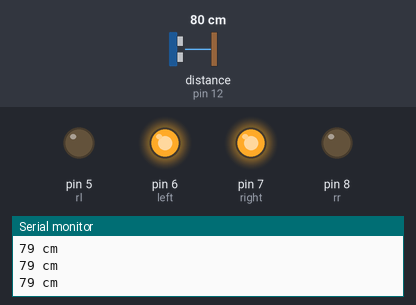
A sketch run on a simulated Arduino Uno, built with avr-gcc and run on an emulated ATmega328P. Shown: output pins drawn as LEDs (lit = HIGH), the last lines printed to the serial monitor. Wiring (inferred from the names in the program): ultrasonic range finder: trigger pin 9; echo pin 12. Dashed ring = blinking. The inputs (shaded band) are chosen by the test bench; at power-on: distance to the obstacle (sensor on pin 12) 80 cm. The echo pulse lasts 58.3 µs per cm; pins used as bus, display or sensor lines are not drawn.

Above: at 1.2 s.
1.3 s: distance to the obstacle (sensor on pin 12) set to 45 cm
2.8 s: distance to the obstacle (sensor on pin 12) set to 36 cm
At 3.12 s:
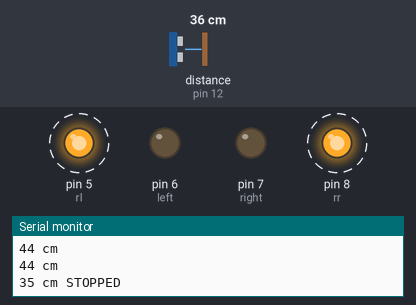
Timing chart, 0 to 11.8 s (numbered marks = the images above; inputs shaded):
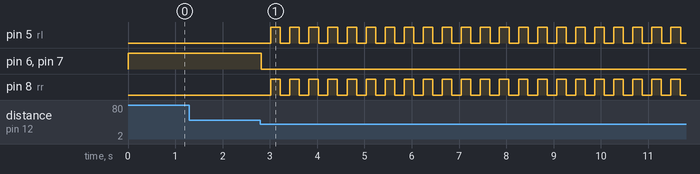

The sketch:

CarU1.ino
```cpp
#define trigPin 9
#define echoPin 12
#define left 6
#define right 7
#define rr 8
#define rl 5


void setup() {
  Serial.begin (9600);
  pinMode(trigPin, OUTPUT);
  pinMode(echoPin, INPUT);
  pinMode(left, OUTPUT);
  pinMode(right, OUTPUT);
    pinMode(rl, OUTPUT);
  pinMode(rr, OUTPUT);


}

void loop() {


  long duration, distance, distancee;
  digitalWrite(trigPin, LOW);
  delayMicroseconds(1);
  digitalWrite(trigPin, HIGH);

  delayMicroseconds(1);
  digitalWrite(trigPin, LOW);
  duration = pulseIn(echoPin, HIGH);
  distance = (duration/2) / 29.1;
  digitalWrite(rr,LOW);
  digitalWrite(rl,LOW);
  digitalWrite(right,LOW);
  digitalWrite(left,LOW);

  if (distance < 40 || distance > 3411) {    //optional for error 3411
     Serial.print(distance);
    Serial.println(" cm STOPPED");

    digitalWrite(right,LOW);
    digitalWrite(left,LOW);
      digitalWrite(rr,LOW);
  digitalWrite(rl,LOW);

  delay(200);

  digitalWrite(rr,HIGH);
    digitalWrite(rl,HIGH);
      digitalWrite(right,LOW);
  digitalWrite(left,LOW);
  delay(200);


      digitalWrite(left,LOW);
    digitalWrite(rr,LOW);
  digitalWrite(rl,HIGH);
  digitalWrite(right,HIGH);

}


else {


    Serial.print(distance);
    Serial.println(" cm");
     digitalWrite(right,HIGH);
    digitalWrite(left,HIGH);
      digitalWrite(rr,LOW);
  digitalWrite(rl,LOW);


  delay(100);
  }


}
```

Measured:
- the behaviour switches between 41 and 40 cm on distance to the obstacle (sensor on pin 12) (found by bisection; images 0 and 1)
- after the input at 2.8 s, pin 5 (rl), pin 8 (rr): alternates HIGH for 0.20 s and LOW for 0.20 s, starting after 0.22 s; pin 6 (left), pin 7 (right): HIGH → LOW at once
